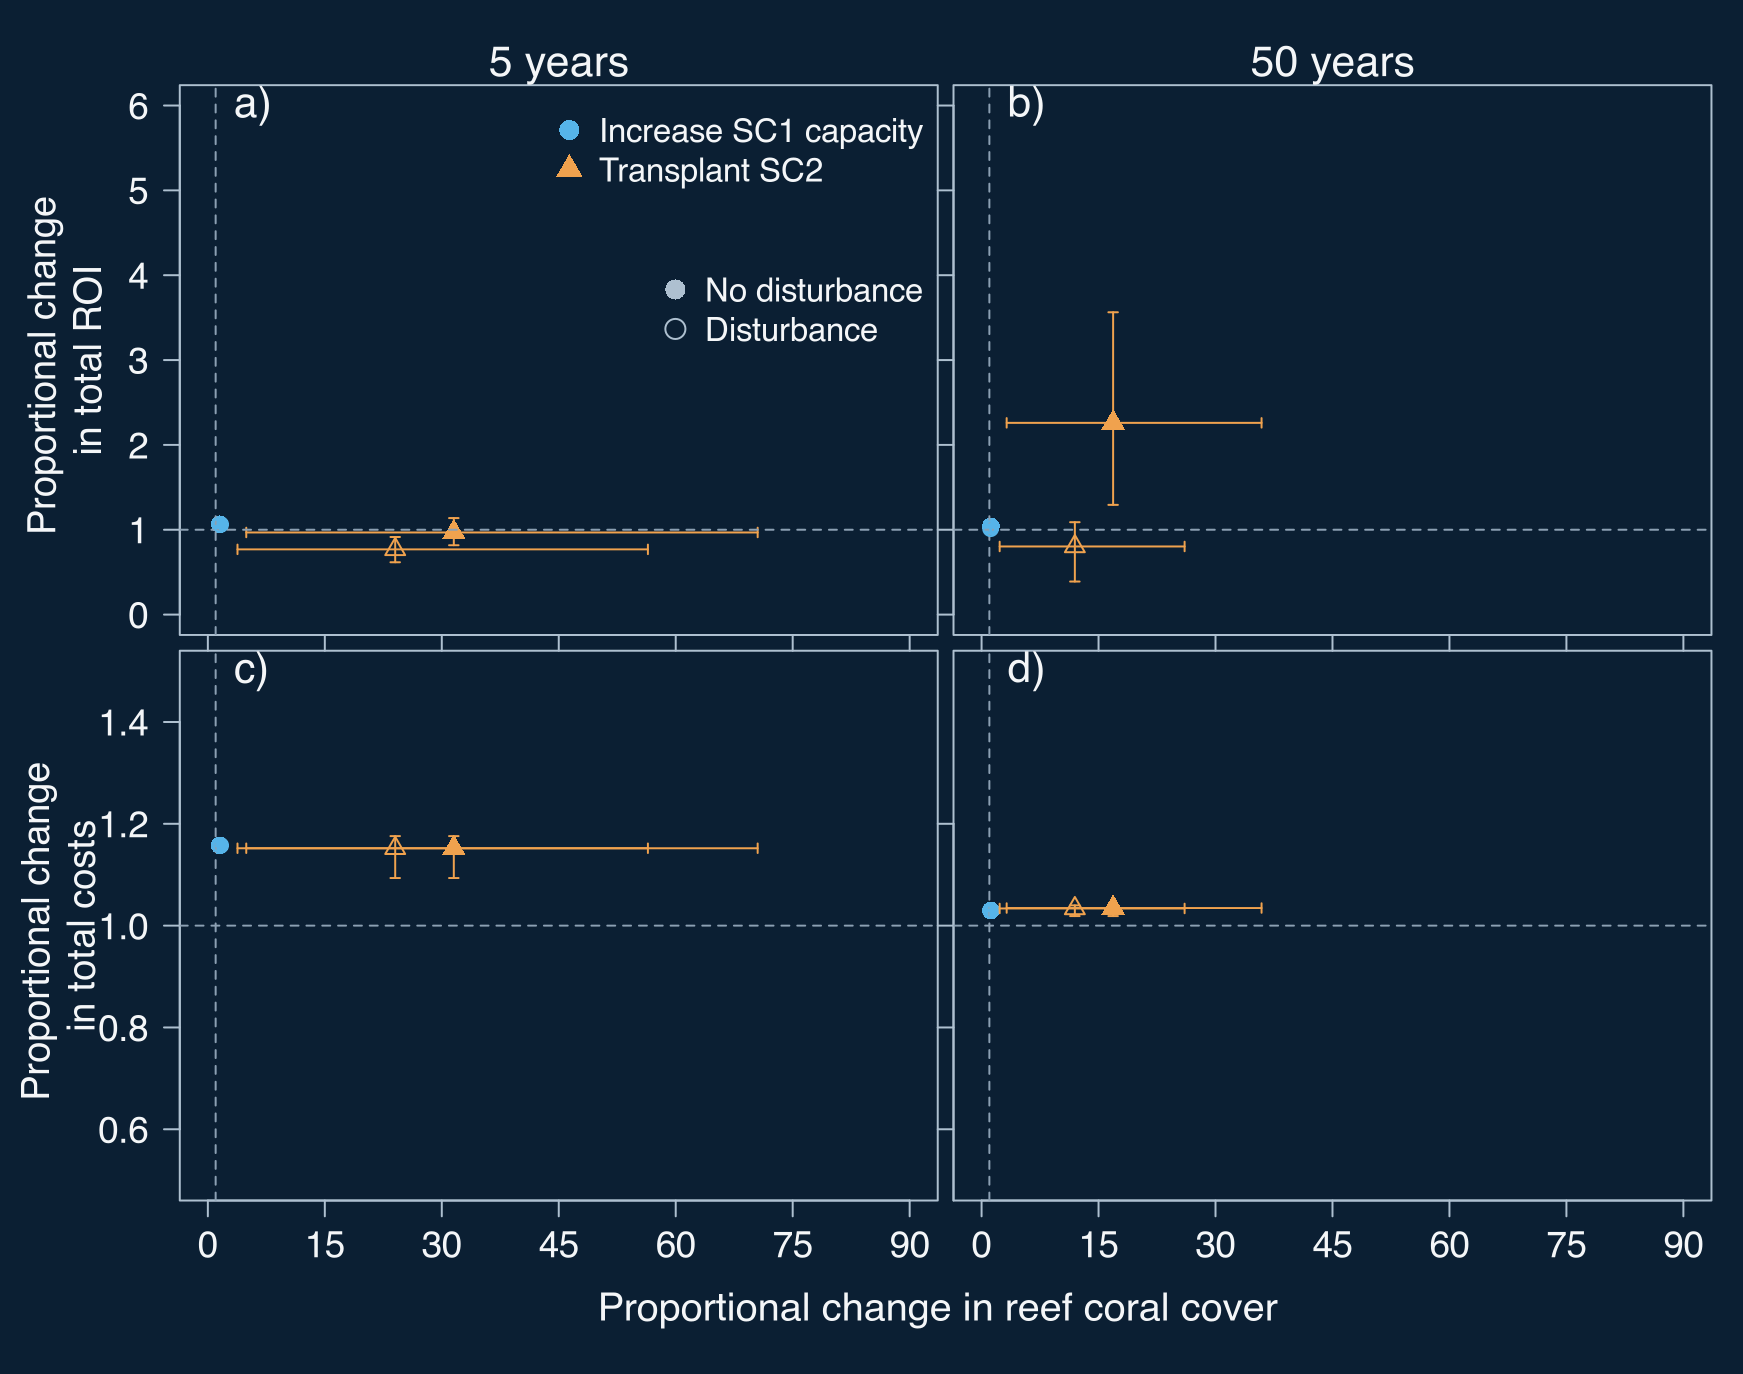

R code for this plot:
# fig5_transplant_ocean.R — DARK "Deep Current" restyle of manuscript Figure 5.
# Reproduces the 2x2 base-R comparison (SC1-capacity vs Transplant-SC2, relative
# to Default; rows = ROI / cost, cols = 5yr / 50yr, with & without disturbance)
# from rse_new_scenario_analyses.rmd "# Figure 5 & SM" (~lines 5340-5820), then
# renders it on deep navy (#0B1F33) with light text + teal/coral points for the
# Ocean Recoveries dark slide theme. DATA/model identical — styling only.
#
# Run: Rscript presentation-figs/fig5_transplant_ocean.R   (from repo root)
# Created: 2026-07-21

setwd(path.expand("~/Detmer-2025-coral-RSE"))
source("presentation-figs/engine/setup_base.R")   # all_pars_R, n_sample1, years, n, orchard_size, rest_pars_def, N0.o_def, lambda etc.
source("presentation-figs/engine/functions.R")    # orch_exp_fun2, full_dt_fun, ...
suppressMessages({library(tidyverse)})

# ---- dark theme tokens ----
BG   <- "#0B1F33"; TXT <- "#F4F6F8"; AXT <- "#AEC0D0"; GRID <- "#8CA0B3"
TEAL <- "#56B4E9"; CORAL <- "#F0A24E"

# ---- scenario constants (verbatim from Rmd) ----
lambda_Rs <- c(0, 1255111)
prop_set1 <- c(0.5)

# SC2 uncertain-parameter draws (Rmd lines 385-395; seed matches fig5_bars.R)
trans_surv_list <- list(); lab_growth1_list <- list()
lab_surv1_list  <- list(); lab_out_surv1_list <- list()
set.seed(1000)
for (i in 1:n_sample1) {
  trans_surv_list[[i]]    <- runif(1, 0.5,  1)
  lab_growth1_list[[i]]   <- runif(1, 0.36, 0.8)
  lab_surv1_list[[i]]     <- runif(1, 0.5,  1)
  lab_out_surv1_list[[i]] <- runif(1, 0.5,  1.5)
}
SC2_lists <- list(trans_surv_list = trans_surv_list, lab_growth1_list = lab_growth1_list,
                  lab_surv1_list = lab_surv1_list, lab_out_surv1_list = lab_out_surv1_list)

# disturbance parameters (Rmd lines 695-706): once every 3 years
dist_yrs3  <- c(1:max(years))[c(F, T, F)]
dist_mat.r <- matrix(0.2, nrow = length(dist_yrs3), ncol = 5)
dist.r     <- list(dist_mat.r, dist_mat.r, dist_mat.r)
dist_mat.o <- matrix(1,   nrow = length(dist_yrs3), ncol = 5)
dist.o     <- list(dist_mat.o, dist_mat.o)
dist_pars_list3 <- list(dist.r = dist.r, dist.o = dist.o)

# =====================================================================
# STRATEGY 1: DEFAULT (D0 = no disturbance, D3 = disturbance)
# =====================================================================
N0.o <- list(); N0.o[[1]] <- list()
N0.o[[1]][[1]] <- c(0.25 * orchard_size, 0.5 * orchard_size, rep(0, 3))
N0.o[[1]][[2]] <- rep(0, n)
rest_pars <- rest_pars_def

message("DEFAULT (no disturbance) ...")
orch_D0_def_50   <- orch_exp_fun2(dem_pars_all = all_pars_R, n_pars = n_sample1, prop_set = prop_set1, par_set2 = lambda_Rs[2], par2_name = "lambda_R", dist = F)
orch_D0_def_dt5  <- full_dt_fun(orch_D0_def_50, max_yr = 6,  n_pars = n_sample1, prop_set = prop_set1, par_set2 = lambda_Rs[2], par2_name = "lambda_R", annual_costs = T)
orch_D0_def_dt50 <- full_dt_fun(orch_D0_def_50, max_yr = 51, n_pars = n_sample1, prop_set = prop_set1, par_set2 = lambda_Rs[2], par2_name = "lambda_R", annual_costs = T)

message("DEFAULT (disturbance) ...")
orch_D3_def_50   <- orch_exp_fun2(dem_pars_all = all_pars_R, n_pars = n_sample1, prop_set = prop_set1, par_set2 = lambda_Rs[2], par2_name = "lambda_R", dist = T, dist_yrs3, dist_pars_list = dist_pars_list3)
orch_D3_def_dt5  <- full_dt_fun(orch_D3_def_50, max_yr = 6,  n_pars = n_sample1, prop_set = prop_set1, par_set2 = lambda_Rs[2], par2_name = "lambda_R", annual_costs = T)
orch_D3_def_dt50 <- full_dt_fun(orch_D3_def_50, max_yr = 51, n_pars = n_sample1, prop_set = prop_set1, par_set2 = lambda_Rs[2], par2_name = "lambda_R", annual_costs = T)

# =====================================================================
# STRATEGY 3: TRANSPLANT SC2 (run before SC1L for budget match)
# =====================================================================
rest_pars <- rest_pars_def
rest_pars$transplant <- rep(1, years)

message("TRANSPLANT SC2 (no disturbance) ...")
orch_D0_SC2_50   <- orch_exp_fun2(dem_pars_all = all_pars_R, n_pars = n_sample1, prop_set = prop_set1, par_set2 = lambda_Rs[2], par2_name = "lambda_R", dist = F, SC2_lists = SC2_lists)
orch_D0_SC2_dt5  <- full_dt_fun(orch_D0_SC2_50, max_yr = 6,  n_pars = n_sample1, prop_set = prop_set1, par_set2 = lambda_Rs[2], par2_name = "lambda_R", annual_costs = T)
orch_D0_SC2_dt50 <- full_dt_fun(orch_D0_SC2_50, max_yr = 51, n_pars = n_sample1, prop_set = prop_set1, par_set2 = lambda_Rs[2], par2_name = "lambda_R", annual_costs = T)

message("TRANSPLANT SC2 (disturbance) ...")
orch_D3_SC2_50   <- orch_exp_fun2(dem_pars_all = all_pars_R, n_pars = n_sample1, prop_set = prop_set1, par_set2 = lambda_Rs[2], par2_name = "lambda_R", dist = T, dist_yrs3, dist_pars_list = dist_pars_list3, SC2_lists = SC2_lists)
orch_D3_SC2_dt5  <- full_dt_fun(orch_D3_SC2_50, max_yr = 6,  n_pars = n_sample1, prop_set = prop_set1, par_set2 = lambda_Rs[2], par2_name = "lambda_R", annual_costs = T)
orch_D3_SC2_dt50 <- full_dt_fun(orch_D3_SC2_50, max_yr = 51, n_pars = n_sample1, prop_set = prop_set1, par_set2 = lambda_Rs[2], par2_name = "lambda_R", annual_costs = T)
rest_pars <- rest_pars_def

# =====================================================================
# BUDGET MATCHING (Rmd 5419-5510)
# =====================================================================
subs_cost_fun <- function(prop_choice, lab_max_set, yr_set) {
  cost_mat <- matrix(NA, nrow = length(yr_set), ncol = length(lab_max_set)); r_inf <- 0.056
  for (i in seq_along(yr_set)) for (j in seq_along(lab_max_set)) {
    reef_tiles <- prop_choice * lab_max_set[j]; orchard_tiles <- (1 - prop_choice) * lab_max_set[j]
    c_subs <- (reef_tiles + orchard_tiles) * (0.5 * 1 + 0.5 * 7) * (1 + r_inf)^(yr_set[i])
    c_reef <- (300 * ceiling(reef_tiles / 1250) + 200 * reef_tiles / 1250 + 380 / 2000 * reef_tiles) * (1 + r_inf)^(yr_set[i])
    c_orch <- (300 * ceiling(orchard_tiles / 800) + 200 * orchard_tiles / 800 + 250 / 2000 * orchard_tiles) * (1 + r_inf)^(yr_set[i])
    cost_mat[i, j] <- c_subs + c_reef + c_orch
  }
  cost_mat
}
cost_mat_fun <- function(dt_list, max_year) {
  cost_mat <- matrix(NA, nrow = n_sample1, ncol = max_year)
  for (i in 1:n_sample1) cost_mat[i, ] <- dt_list[[i]][[1]][[1]]
  cost_mat
}
subs_cost1      <- subs_cost_fun(1, seq(1, 10000, 1), 1:50)
costs_D0_def_50 <- cost_mat_fun(orch_D0_def_dt50$costs_list, 50)
costs_D0_SC2_50 <- cost_mat_fun(orch_D0_SC2_dt50$costs_list, 50)
budget_diff     <- apply(costs_D0_SC2_50, 2, mean) - apply(costs_D0_def_50, 2, mean)
extra_subs      <- rep(NA, length(budget_diff))
for (i in seq_along(extra_subs)) {
  cv <- subs_cost1[i, ]; extra_subs[i] <- which(abs(cv - budget_diff[i]) == min(abs(cv - budget_diff[i])))
}
extra_subs <- c(0, extra_subs)

# =====================================================================
# STRATEGY 2: MORE RECRUITS / INCREASE SC1 CAPACITY (Rmd 5521-5548)
# =====================================================================
rest_pars <- rest_pars_def
rest_pars$lab_max        <- rep(rest_pars$lab_max, years) + extra_subs
rest_pars$lab_retain_max <- rep(0, years)
N0.o <- list(); N0.o[[1]] <- list()
N0.o[[1]][[1]] <- c(0.25 * orchard_size, 0.5 * orchard_size, rep(0, 3))
N0.o[[1]][[2]] <- rep(0, n)

message("MORE RECRUITS / SC1L (no disturbance) ...")
orch_D0_SC1L_50   <- orch_exp_fun2(dem_pars_all = all_pars_R, n_pars = n_sample1, prop_set = c(0.5), par_set2 = lambda_Rs[2], par2_name = "lambda_R", dist = F)
orch_D0_SC1L_dt5  <- full_dt_fun(orch_D0_SC1L_50, max_yr = 6,  n_pars = n_sample1, prop_set = prop_set1, par_set2 = lambda_Rs[2], par2_name = "lambda_R", annual_costs = T)
orch_D0_SC1L_dt50 <- full_dt_fun(orch_D0_SC1L_50, max_yr = 51, n_pars = n_sample1, prop_set = prop_set1, par_set2 = lambda_Rs[2], par2_name = "lambda_R", annual_costs = T)

message("MORE RECRUITS / SC1L (disturbance) ...")
orch_D3_SC1L_50   <- orch_exp_fun2(dem_pars_all = all_pars_R, n_pars = n_sample1, prop_set = c(0.5), par_set2 = lambda_Rs[2], par2_name = "lambda_R", dist = T, dist_yrs3, dist_pars_list = dist_pars_list3)
orch_D3_SC1L_dt5  <- full_dt_fun(orch_D3_SC1L_50, max_yr = 6,  n_pars = n_sample1, prop_set = prop_set1, par_set2 = lambda_Rs[2], par2_name = "lambda_R", annual_costs = T)
orch_D3_SC1L_dt50 <- full_dt_fun(orch_D3_SC1L_50, max_yr = 51, n_pars = n_sample1, prop_set = prop_set1, par_set2 = lambda_Rs[2], par2_name = "lambda_R", annual_costs = T)
rest_pars <- rest_pars_def; N0.o <- N0.o_def

# =====================================================================
# RELATIVE METRICS (Rmd 5605-5631)
# =====================================================================
relative_metrics_fun <- function(dt2, dt_def, n_sample1) {
  dt2$par_rep <- 1:n_sample1; dt_def$par_rep <- 1:n_sample1
  reef_coral <- tot_ROI <- tot_costs <- rep(NA, n_sample1)
  for (i in 1:n_sample1) {
    d0 <- dt_def[dt_def$par_rep == i, ]; d2 <- dt2[dt2$par_rep == i, ]
    reef_coral[i] <- d2$reef_cover_mean / d0$reef_cover_mean
    tot_ROI[i]    <- d2$tot_ROI_mean    / d0$tot_ROI_mean
    tot_costs[i]  <- d2$tot_costs        / d0$tot_costs
  }
  list(reef_coral = reef_coral, tot_ROI = tot_ROI, tot_costs = tot_costs)
}

# =====================================================================
# FIGURE — base R 2x2 on deep navy
# =====================================================================
pch_set  <- c(16, 17); pch_setD <- c(1, 2); pt_cex <- c(1.5, 1.25)
col_set  <- c(TEAL, CORAL)   # [1]=Increase SC1 capacity, [2]=Transplant SC2
xmax <- 90; ymax <- 6

out_png <- "presentation-figs/fig5_transplant_ocean.png"
# type="cairo": quartz applies color management that shifts #0B1F33 -> (11,23,38);
# cairo renders the exact hex so this matches the ggplot dark figures.
png(out_png, width = 1743, height = 1374, res = 190, bg = BG, type = "cairo")
par(bg = BG, fg = AXT, col.axis = TXT, col.lab = TXT, col.main = TXT, col.sub = TXT,
    cex.axis = 1.4)
layout(matrix(c(1, 2, 3, 4), nrow = 2, byrow = TRUE))
par(mar = c(0, 0.5, 0.5, 0), oma = c(5.5, 5.2, 2.2, 1))

# ---- panel a: ROI, 5yr ----
plot(c(0, xmax), c(0, ymax), type = "l", col = NA, las = 1, xlab = NA, ylab = NA, xaxt = "n")
axis(1, at = seq(0, 90, 15), labels = NA, col = AXT, col.ticks = AXT)
mtext("5 years", 3, line = 0.1, cex = 1.35, col = TXT)
mtext("a)", 3, adj = 0.075, line = -1.2, cex = 1.35, col = TXT)
mtext("Proportional change \nin total ROI", 2, line = 2.3, cex = 1.2, col = TXT)
S1 <- relative_metrics_fun(orch_D0_SC1L_dt5$dt_i, orch_D0_def_dt5$dt_i, n_sample1)
S2 <- relative_metrics_fun(orch_D0_SC2_dt5$dt_i,  orch_D0_def_dt5$dt_i, n_sample1)
drawpt <- function(S, k, pch, cex) {
  points(mean(S$reef_coral), mean(S$tot_ROI), pch = pch, col = col_set[k], cex = cex)
  arrows(mean(S$reef_coral), quantile(S$tot_ROI, .05), y1 = quantile(S$tot_ROI, .95), code = 3, angle = 90, length = .025, col = col_set[k])
  arrows(quantile(S$reef_coral, .05), mean(S$tot_ROI), x1 = quantile(S$reef_coral, .95), code = 3, angle = 90, length = .025, col = col_set[k])
}
drawpt(S1, 1, pch_set[1], pt_cex[1]); drawpt(S2, 2, pch_set[2], pt_cex[1])
abline(h = 1, lty = 2, col = GRID); abline(v = 1, lty = 2, col = GRID)
legend("topright", legend = c("Increase SC1 capacity", "Transplant SC2"), col = col_set, pch = pch_set, bty = "n", pt.cex = 1.7, cex = 1.25, text.col = TXT, inset = c(0, 0.01))
legend("topright", legend = c("No disturbance", "Disturbance"), col = AXT, pch = c(pch_set[1], pch_setD[1]), bty = "n", pt.cex = 1.7, cex = 1.25, text.col = TXT, inset = c(0, 0.30))
S1 <- relative_metrics_fun(orch_D3_SC1L_dt5$dt_i, orch_D3_def_dt5$dt_i, n_sample1)
S2 <- relative_metrics_fun(orch_D3_SC2_dt5$dt_i,  orch_D3_def_dt5$dt_i, n_sample1)
drawpt(S1, 1, pch_setD[1], pt_cex[2]); drawpt(S2, 2, pch_setD[2], pt_cex[2])

# ---- panel b: ROI, 50yr ----
plot(c(0, xmax), c(0, ymax), type = "l", col = NA, las = 1, xlab = NA, ylab = NA, xaxt = "n", yaxt = "n")
axis(1, at = seq(0, 90, 15), labels = NA, col = AXT, col.ticks = AXT)
axis(2, at = seq(0, 6, 1), labels = NA, col = AXT, col.ticks = AXT)
mtext("b)", 3, adj = 0.075, line = -1.2, cex = 1.35, col = TXT); mtext("50 years", 3, line = 0.1, cex = 1.35, col = TXT)
S1 <- relative_metrics_fun(orch_D0_SC1L_dt50$dt_i, orch_D0_def_dt50$dt_i, n_sample1)
S2 <- relative_metrics_fun(orch_D0_SC2_dt50$dt_i,  orch_D0_def_dt50$dt_i, n_sample1)
drawpt(S1, 1, pch_set[1], pt_cex[1]); drawpt(S2, 2, pch_set[2], pt_cex[1])
abline(h = 1, lty = 2, col = GRID); abline(v = 1, lty = 2, col = GRID)
S1 <- relative_metrics_fun(orch_D3_SC1L_dt50$dt_i, orch_D3_def_dt50$dt_i, n_sample1)
S2 <- relative_metrics_fun(orch_D3_SC2_dt50$dt_i,  orch_D3_def_dt50$dt_i, n_sample1)
drawpt(S1, 1, pch_setD[1], pt_cex[2]); drawpt(S2, 2, pch_setD[2], pt_cex[2])

# ---- panel c: cost, 5yr ----
ymax <- 1.5; ymin <- 0.5
drawptC <- function(S, k, pch, cex) {
  points(mean(S$reef_coral), mean(S$tot_costs), pch = pch, col = col_set[k], cex = cex)
  arrows(mean(S$reef_coral), quantile(S$tot_costs, .05), y1 = quantile(S$tot_costs, .95), code = 3, angle = 90, length = .025, col = col_set[k])
  arrows(quantile(S$reef_coral, .05), mean(S$tot_costs), x1 = quantile(S$reef_coral, .95), code = 3, angle = 90, length = .025, col = col_set[k])
}
plot(c(0, xmax), c(ymin, ymax), type = "l", col = NA, las = 1, xlab = NA, ylab = NA, xaxt = "n")
axis(1, at = seq(0, 90, 15), col = AXT, col.ticks = AXT)
mtext("Proportional change \nin total costs", 2, line = 2.5, cex = 1.2, col = TXT)
mtext("Proportional change in reef coral cover", 1, line = 3.0, cex = 1.25, outer = TRUE, col = TXT)
mtext("c)", 3, adj = 0.075, line = -1.2, cex = 1.35, col = TXT)
S1 <- relative_metrics_fun(orch_D0_SC1L_dt5$dt_i, orch_D0_def_dt5$dt_i, n_sample1)
S2 <- relative_metrics_fun(orch_D0_SC2_dt5$dt_i,  orch_D0_def_dt5$dt_i, n_sample1)
drawptC(S1, 1, pch_set[1], pt_cex[1]); drawptC(S2, 2, pch_set[2], pt_cex[1])
abline(h = 1, lty = 2, col = GRID); abline(v = 1, lty = 2, col = GRID)
S1 <- relative_metrics_fun(orch_D3_SC1L_dt5$dt_i, orch_D3_def_dt5$dt_i, n_sample1)
S2 <- relative_metrics_fun(orch_D3_SC2_dt5$dt_i,  orch_D3_def_dt5$dt_i, n_sample1)
drawptC(S1, 1, pch_setD[1], pt_cex[2]); drawptC(S2, 2, pch_setD[2], pt_cex[2])

# ---- panel d: cost, 50yr ----
plot(c(0, xmax), c(ymin, ymax), type = "l", col = NA, las = 1, xlab = NA, ylab = NA, yaxt = "n", xaxt = "n")
axis(1, at = seq(0, 90, 15), col = AXT, col.ticks = AXT)
axis(2, at = seq(0, 1.2, 0.2), labels = NA, col = AXT, col.ticks = AXT)
mtext("d)", 3, adj = 0.075, line = -1.2, cex = 1.35, col = TXT)
S1 <- relative_metrics_fun(orch_D0_SC1L_dt50$dt_i, orch_D0_def_dt50$dt_i, n_sample1)
S2 <- relative_metrics_fun(orch_D0_SC2_dt50$dt_i,  orch_D0_def_dt50$dt_i, n_sample1)
drawptC(S1, 1, pch_set[1], pt_cex[1]); drawptC(S2, 2, pch_set[2], pt_cex[1])
abline(h = 1, lty = 2, col = GRID); abline(v = 1, lty = 2, col = GRID)
S1 <- relative_metrics_fun(orch_D3_SC1L_dt50$dt_i, orch_D3_def_dt50$dt_i, n_sample1)
S2 <- relative_metrics_fun(orch_D3_SC2_dt50$dt_i,  orch_D3_def_dt50$dt_i, n_sample1)
drawptC(S1, 1, pch_setD[1], pt_cex[2]); drawptC(S2, 2, pch_setD[2], pt_cex[2])

dev.off()
cat("\nWrote", out_png, "\n")
